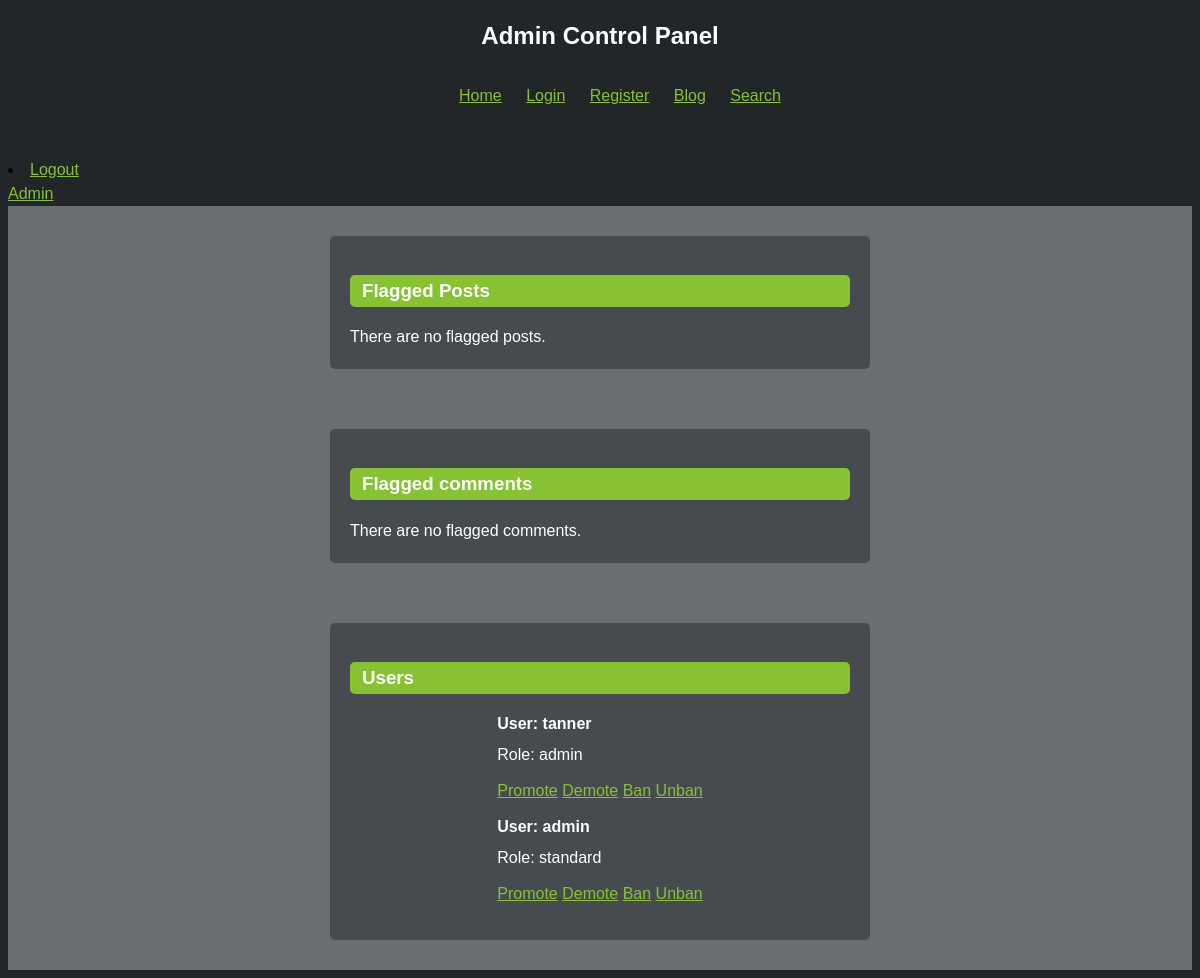
The app's page /admin.php with its own data.
### tables this page shows
CREATE TABLE `users` (
  `id` int(11) NOT NULL,
  `username` varchar(16) NOT NULL,
  `email` varchar(50) NOT NULL,
  `password` text NOT NULL,
  `role` varchar(100) NOT NULL DEFAULT 'standard',
  `banned` tinyint(1) NOT NULL DEFAULT '0'
);

### myfuncs.php (the view, shortened to what this page needs)
<?php
function dbConnect() {
    $link = mysqli_connect("localhost:3307", "root", "root", "cst126milestoneproject");
    return $link;
}
function logout() {
    echo '<li><a href="login.html?logout">Logout</a></li>';
}
function adminControl() {
    $link = dbConnect();
    $query = "SELECT * FROM `users`";
    $result = $link->query($query);
    $data = $result->fetch_assoc();
    if ($result) {
        if ($data["role"] == "admin") {
            echo '<a href="admin.php">Admin</a>';
        }
    }
}
function populateAdmin() {
    $link = dbConnect();
    $roleQuery = "SELECT * FROM `users`";
    $roleResult = mysqli_query($link, $roleQuery);
    $roleData = $roleResult->fetch_assoc();
    echo "<div><form><table>";
    echo "<h3>Flagged Posts</h3>";
    echo "</table></form></div>";
    echo "<div><form><table>";
    echo "<h3>Flagged comments</h3>";
    echo "</table></form></div>";
    $userQuery = "SELECT * FROM `users`";
    $userResult = $link->query($userQuery);
    echo "<div><form><table>";
    echo "<h3>Users</h3>";
    while ($row = mysqli_fetch_assoc($userResult)) {
            $user = $row["username"];
            $role = $row["role"];
            echo "<th>User: " . $user . "</th><tr><td>Role: " . $role . "</td></tr>";
            if ($roleResult) {
                if ($roleData["role"] == "admin") {
                    echo "<tr><td>";
                    echo '<a href="admin.php?promoteID=' . $row['id'] . '">Promote</a>';
                    echo '<a href="admin.php?demoteID=' . $row['id'] . '">Demote</a>';
                    echo '<a href="admin.php?banID=' . $row['id'] . '">Ban</a>';
                    echo '<a href="admin.php?unbanID=' . $row['id'] . '">Unban</a>';
                    echo "</td></tr>";
                }
            }
        }
        echo "</table></form></div>";
}
?>

### style.css (style rules this page uses)
body { background-color: #222629; font-family: Arial; line-height: 1.5; font-size: 12pt; }
form { background-color: #474B4F; color: white; font-family: Arial; text-align: left; margin: 0 auto; padding: 20px; border-radius: 5px; width: 80%; max-width: 500px; }
a { color: #86C232; }
h3 { font-family: Arial; border: 2px solid #86C232; background-color: #86C232; text-align: left; padding-left: 10px; border-radius: 5px; }
div { background-color: #6B6E70; padding-top: 30px; padding-bottom: 30px; color: white; font-family: Arial; }
tr, td, th { font-family: Arial; color: white; }
table { margin-left: auto; margin-right: auto; border-collapse: separate; }
td { padding-bottom: 15px; }
th { text-align: left; padding-bottom: 10px; }

### records on screen
users: username "tanner", role "admin"
users: username "admin", role "standard"
